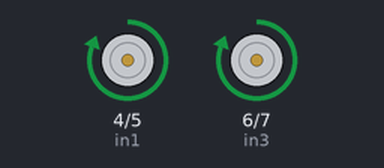
The sketch below on a simulated Arduino Uno, built with avr-gcc and run on an emulated ATmega328P. Parts: motor-driver pin pairs drawn as motors (green arrow = first pin HIGH = forward, orange = second pin HIGH = backward, longer = more drive).

Above: at 1.0 s.
At 2.5 s:
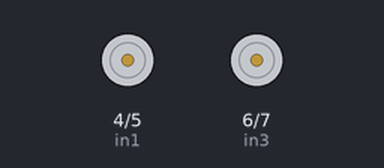
At 4.0 s:
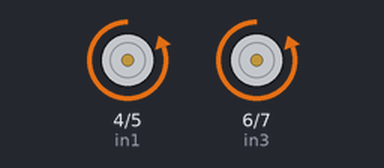
Timing chart, 0 to 7.8 s (numbered marks = the images above):
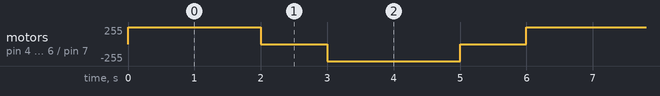

The sketch:

Program-03_l293d_dual_dc_motor.ino
```cpp
// Definisi pin kontrol arah motor
const int in1 = 4;
const int in2 = 5;
const int in3 = 6;
const int in4 = 7;

void setup() {
  pinMode(in1, OUTPUT);
  pinMode(in2, OUTPUT);
  pinMode(in3, OUTPUT);
  pinMode(in4, OUTPUT);
}

void loop() {
  // 1. Maju selama 2 detik
  digitalWrite(in1, HIGH);
  digitalWrite(in2, LOW);
  digitalWrite(in3, HIGH);
  digitalWrite(in4, LOW);
  delay(2000);

  // 2. Berhenti 1 detik
  digitalWrite(in1, LOW);
  digitalWrite(in2, LOW);
  digitalWrite(in3, LOW);
  digitalWrite(in4, LOW);
  delay(1000);

  // 3. Mundur selama 2 detik
  digitalWrite(in1, LOW);
  digitalWrite(in2, HIGH);
  digitalWrite(in3, LOW);
  digitalWrite(in4, HIGH);
  delay(2000);

  // 4. Berhenti 1 detik
  digitalWrite(in1, LOW);
  digitalWrite(in2, LOW);
  digitalWrite(in3, LOW);
  digitalWrite(in4, LOW);
  delay(1000);
}
```

Measured:
- by itself, motor on pin 4 (in1) / pin 5 (in2), motor on pin 6 (in3) / pin 7 (in4): repeats every 6.0 s: stopped 1.0 s, backward 255/255 2.0 s, stopped 1.0 s, forward 255/255 2.0 s
